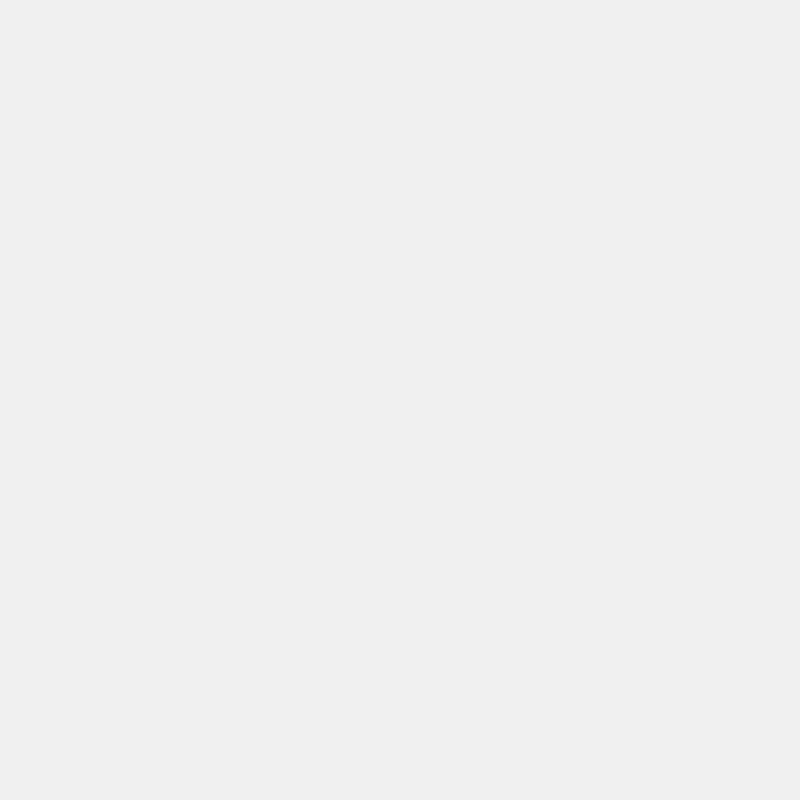
Frame 1 (no input)
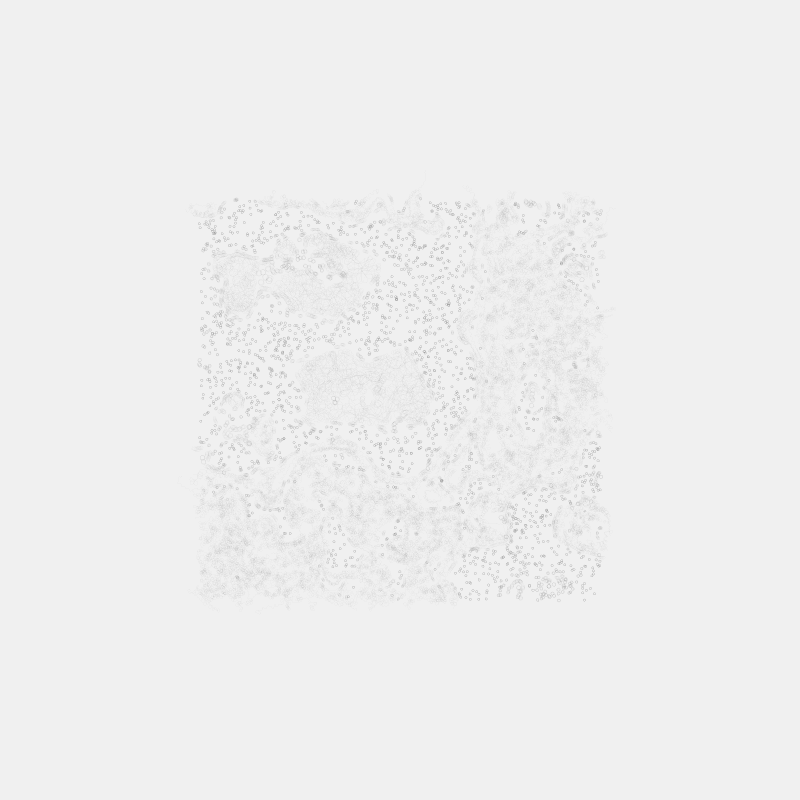
Frame 60 (the mouse pressed at the canvas centre just before this capture)
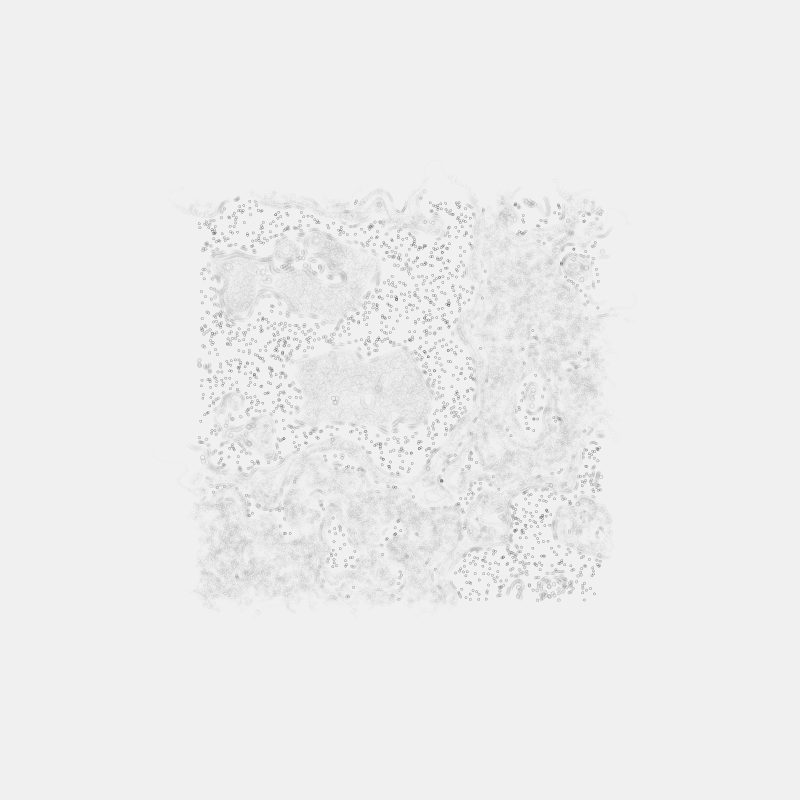
Frame 120 (the mouse held since frame 60 and released just before this capture)

The Processing sketch that drew these frames (run headless with seeded random() and noise(); from frame 60 on, the mouse is pressed at the canvas centre):

// Processing sketch: c
// ── c.pde
//drawing agent
class Agent {
  PVector pos; // position of the agent
  float angle; // current angle of the agent
 
  void update() {
    // modify position using current angle
    pos.x += cos(angle);
    pos.y += sin(angle);
 
    // get point coordinates
    float xx = 3* map(pos.x, 0, width, -1, 1);
    float yy = 3* map(pos.y, 0, height, -1, 1);
 
    float n1 = noise(xx+5,yy-3)-0.55;
     
    PVector vc = kampyle(n1);
    PVector v = sinusoidal(vc,1);
    v.mult(5);
    v.add(new PVector(5,-3));
    v.x=1/v.x;
 
    // modify an angle using noise information
    angle += 3* map( noise(v.x, v.y), 0, 1, -1, 1);
  }
}

PVector sinusoidal(PVector v, float amount) {
  return new PVector(amount * sin(v.x), amount * sin(v.y));
}
 

PVector kampyle(float n) {
  float sec = 1/sin(n);
 
  float xt = sec;
  float yt = tan(n)*sec;
 
  return new PVector(xt, yt);
}
 
// all agents in the list
ArrayList<Agent> agents = new ArrayList<Agent>();
 
void setup() {
  size(800, 800);
  background(240);
  stroke(20, 10);
  smooth(8);
  strokeWeight(0.7);
 
  // initialize in random positions
  for (int i=0; i<5000; i++) {
    Agent a = new Agent();
    float posx = random(200, 600);
    float posy = random(200, 600);
    a.pos = new PVector(posx, posy);
    a.angle = random(TWO_PI);
    agents.add(a);
  }
}
 
float time = 0;
void draw() {
  for (Agent a : agents) {
    pushMatrix();
    // position
    //translate(a.pos.x, a.pos.y);
    // rotate
    //rotate(a.angle);
    // paint
    //point(0, 0);
    point(a.pos.x, a.pos.y);
    popMatrix();
    // update
    a.update();
  }
  time += 0.001;
}
